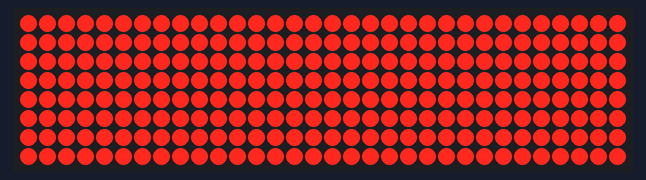
Recording of a sketch running on a simulated Arduino Uno, built with avr-gcc and run on an emulated ATmega328P. Parts: 32×8 LED matrix.

Above: at 0.08 s.

The sketch:

metrix_20.ino
```cpp
#include "LedControl.h"

const int DIN=7;
const int CS=8;
const int CLK=9;
const int MATRIX=4;

LedControl dot_matrix = LedControl(DIN,CS,CLK, MATRIX);

void dot_metrix_init(int matrix) {
  for(int i=0; i<matrix; i++) {
    dot_matrix.shutdown(i,false);
    dot_matrix.setIntensity(i,0);
    dot_matrix.clearDisplay(i);
  }
}

void setup() {
  dot_metrix_init(MATRIX);

}

void loop() {

int n = 0 ;
for(int line = 0; line<8; line++){
  dot_matrix.setRow(n,line,B11111111);
  dot_matrix.setRow(1,line,B11111111);
  dot_matrix.setRow(2,line,B11111111);
  dot_matrix.setRow(3,line,B11111111);

}
  delay(100);


for(int line=0; line<8; line++){
  dot_matrix.setRow(n,line,B00000000);
  dot_matrix.setRow(1,line,B00000000);
  dot_matrix.setRow(2,line,B00000000);
  dot_matrix.setRow(3,line,B00000000);
}
  delay(100);
 dot_matrix.clearDisplay(n);
}
```
